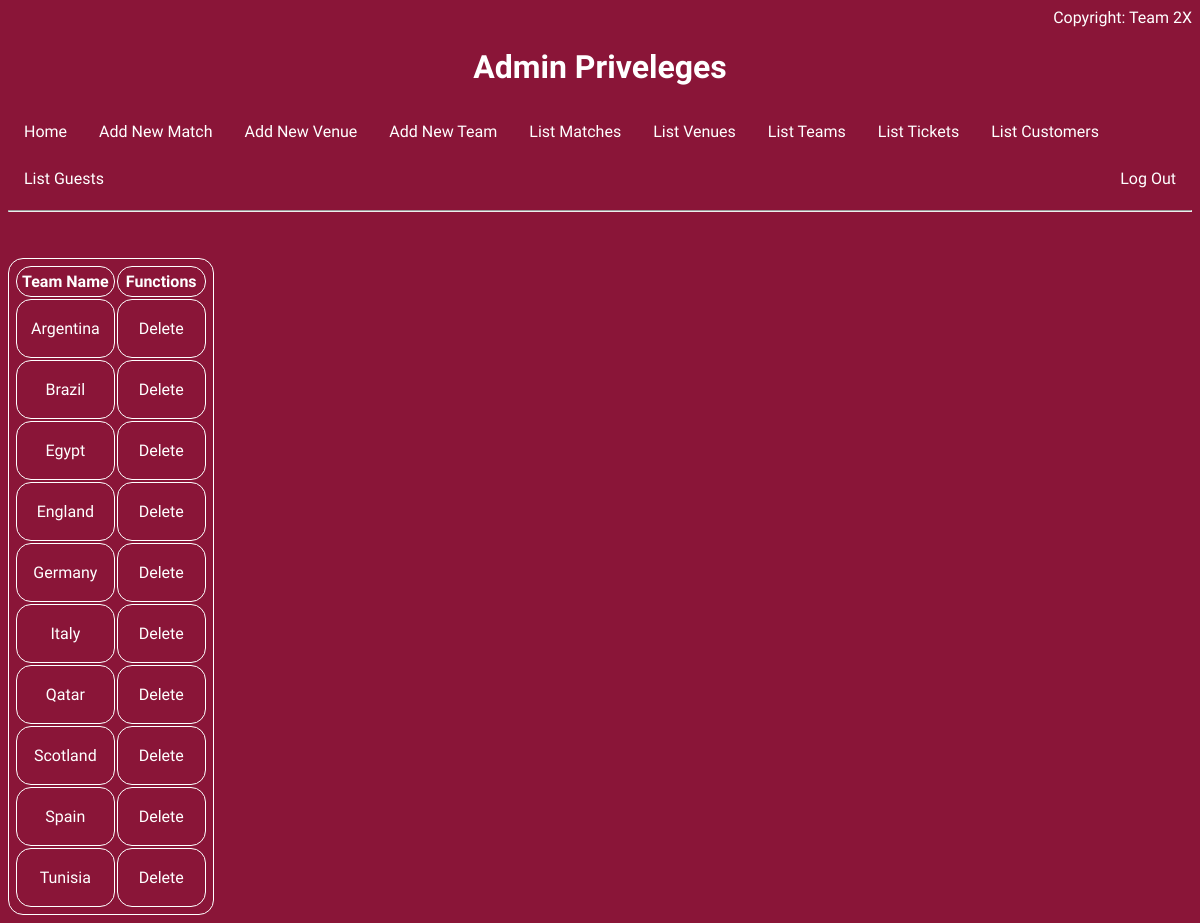
The page /admin/list_team.php (signed in) on the database its author committed.
### tables this page shows
CREATE TABLE TEAM
(
  TeamName VARCHAR(255) NOT NULL,
  PRIMARY KEY (TeamName)
);

### admin/list_team.php (the view, shortened to what this page needs)
<html>
<?php include('admin_home.php');
    ?>
    <body>
            <?php
                $servername = "dbproject5.org";
                $username = "Team2X_admin";
                $password = "Team2X_admin";
                $dbname = "Team2X_Project";
                $conn = new mysqli($servername, $username, $password, $dbname);
                $get_team_sql = "select * from TEAM;";
                $get_team = $conn->query($get_team_sql);
                if($get_team->num_rows == 0)
                {
                    echo "There are no teams to display.";
                }
                else{
                    echo "<table>";
                    echo "<tr>";
                    echo "<th>Team Name</th>";
                    echo "<th>Functions</th>";
                    echo "</tr>";
                    while($get_team_row = $get_team->fetch_assoc()){
                        echo "<tr>";
                        echo "<td>" . $get_team_row["TeamName"] . "</td>";
                        echo "<td>" . "<ul><li><a href='delete_team.php?TeamName=" . $get_team_row["TeamName"] . "'> Delete </a></li></ul>" . "</td>";
                        echo "</tr>";
                    }
                    echo "</table>";
                }
            ?>
    </body>
</html>

### admin/admin_home.php (style rules this page uses)
html { color: white; background-color: #8a1538; font-family: 'Quicksand', sans-serif; }
ul { width: 100%; list-style-type: none; margin: 0; padding: 0; overflow: hidden; background-color: #8a1538; }
li { float: left; }
li a { display: block; color: white; text-align: center; padding: 14px 16px; text-decoration: none; }
table,td,th { text-align:center; border: 1px white solid; border-radius: 15px; padding: 5px; }

### rows shown on the page
team: TeamName "Argentina"
team: TeamName "Brazil"
team: TeamName "Egypt"
team: TeamName "England"
team: TeamName "Germany"
team: TeamName "Italy"
team: TeamName "Qatar"
team: TeamName "Scotland"
team: TeamName "Spain"
team: TeamName "Tunisia"
